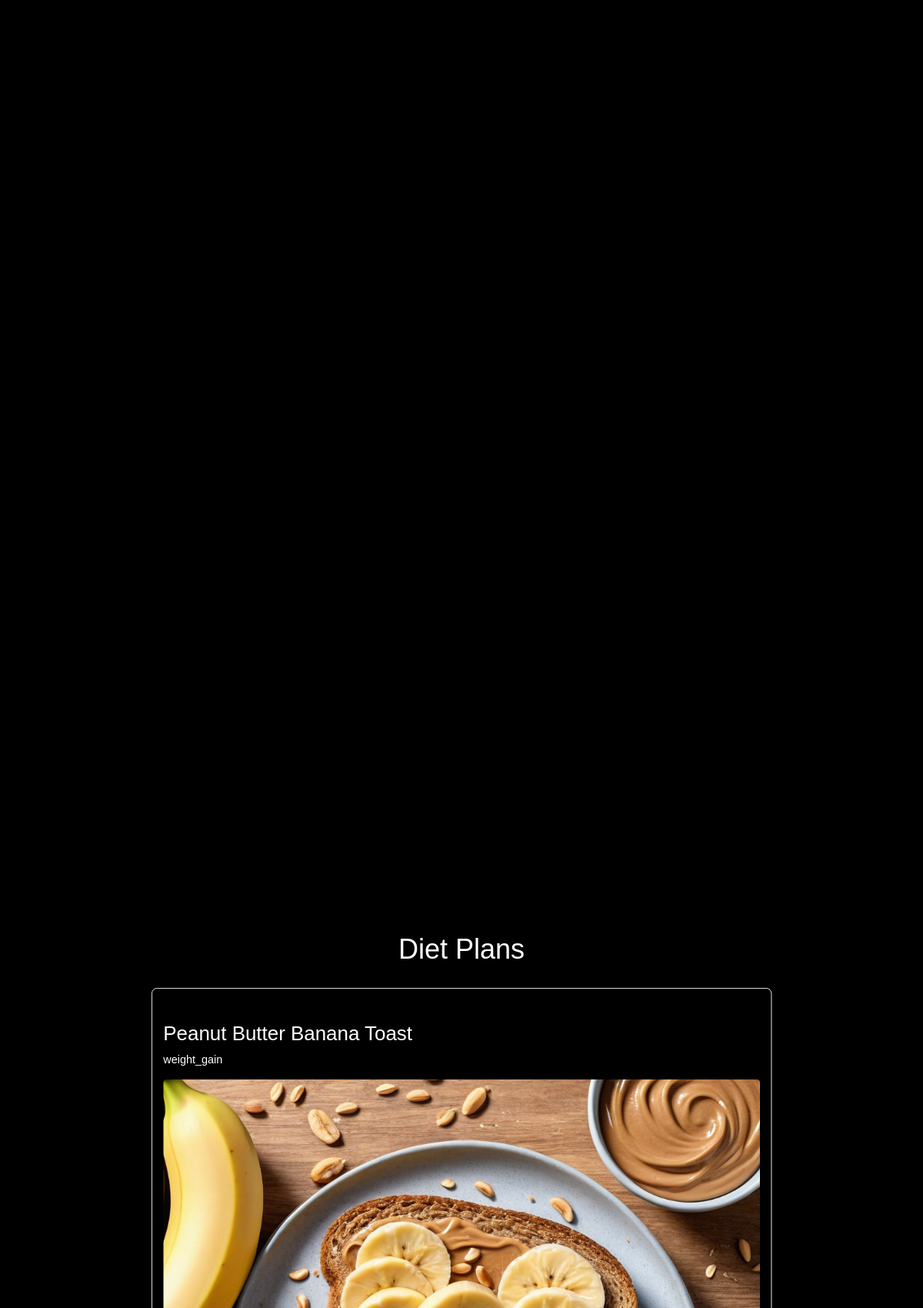
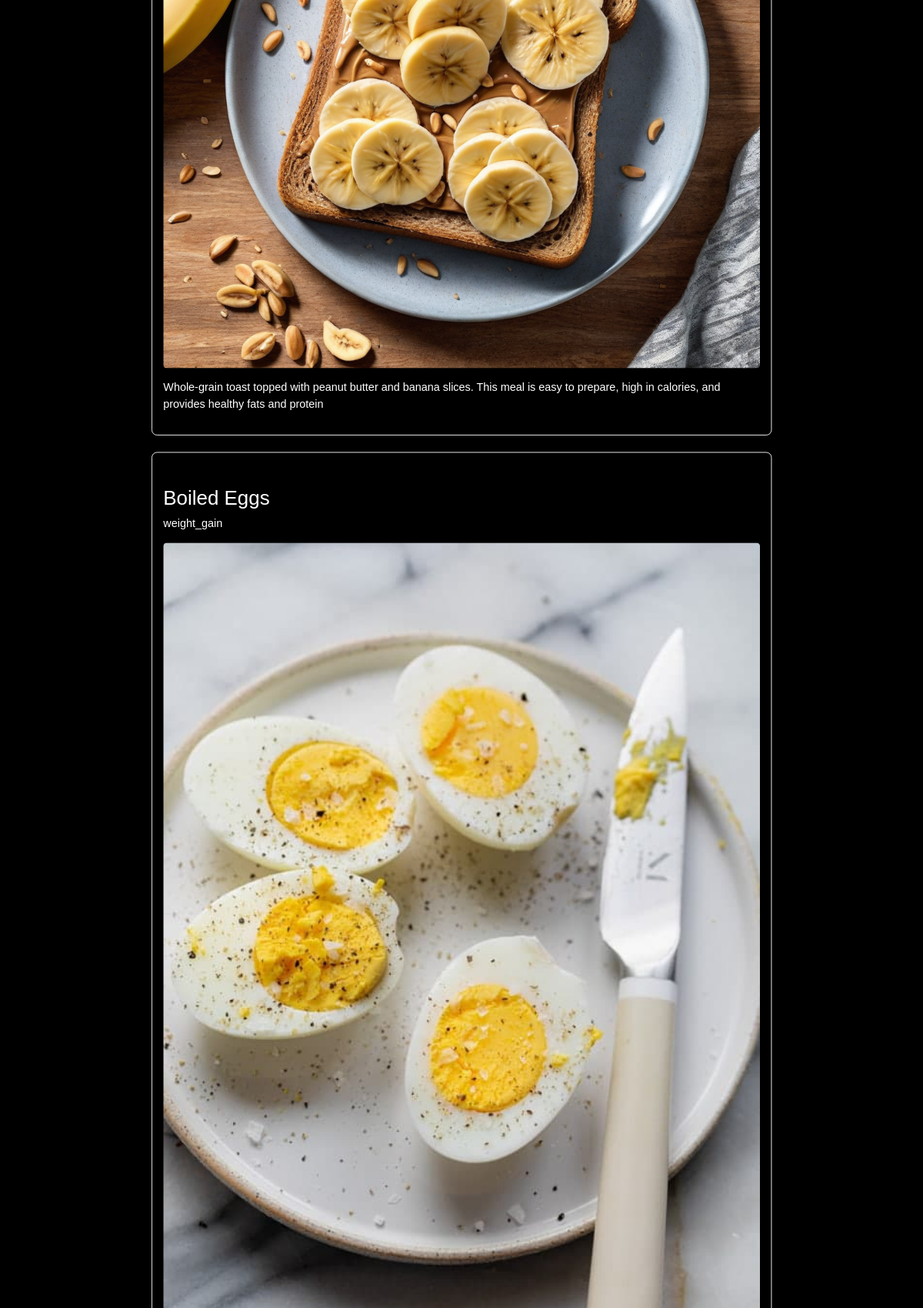
Page /diets/ (upper part) on the committed database (2 pictures, top to bottom).
### fitnessapp/models.py (models this page shows, shortened)
class DietPlan(models.Model):
    title = models.CharField(max_length=100)
    description = models.TextField()
    image = models.ImageField(upload_to='dietimages')
    category = models.CharField(max_length=50, choices=[('weight_gain', 'Weight Gain'), ('weight_loss', 'Weight Loss')])

### fitnessapp/views.py (the view)
# urls.py: path('diets/', views.diet_list, name='diet_list'),
def diet_list(request):
    diet_plans = DietPlan.objects.all()
    return render(request, 'diet_list.html', {'diet_plans': diet_plans})

### templates/diet_list.html (shortened to what this page needs)
{% extends 'base.html' %}
{% block content %}
<div class="container">
    <h1>Diet Plans</h1>
    <ul>
        {% for diet in diet_plans %}
        <li>
            <h3>{{ diet.title }}</h3>
            <p>{{ diet.category }}</p>
            <img src="{{ diet.image.url }}" alt="{{ diet.title }}">
            <p>{{ diet.description }}</p>
        </li>
        {% endfor %}
    </ul>
</div>
{% endblock %}

### static/css/style.css (style rules this page uses)
body { background-image: url('/path/to/your/background-image.jpg'); background-size: cover; background-position: center; font-family: Arial, sans-serif; color: #fff; margin: 0; padding: 0; }
h1 { font-size: 2.5rem; margin-bottom: 1rem; }
h3 { font-size: 1.8rem; margin-top: 2rem; margin-bottom: 1rem; }

### static/css/base.css (style rules this page uses)
html, body { height: 100%; margin: 0; padding: 0; }
body { display: flex; align-items: center; justify-content: center; background-color: black; font-family: Arial, sans-serif; padding-top: 1rem; }
.container { display: flex; flex-direction: column; align-items: center; justify-content: center; width: 90%; max-width: 1200px; padding: 1.5rem 2rem; background-color: rgba(0, 0, 0, 0.7); border-radius: 8px; box-shadow: 0 4px 8px rgba(0, 0, 0, 0.5); overflow: hidden; box-sizing: border-box; margin-top: 1rem; }

### static/css/home_style.css (style rules this page uses)
body { background-image: url('/path/to/your/background-image.jpg'); background-size: cover; background-position: center; font-family: Arial, sans-serif; color: #fff; margin: 0; padding: 0; }
.container { display: flex; flex-direction: column; align-items: center; justify-content: center; height: 100vh; text-align: center; background-color: rgba(0, 0, 0, 0.7); padding: 2rem; border-radius: 8px; }
h1 { font-size: 2.5rem; margin-bottom: 1rem; }

### static/css/workout_list_style.css (style rules this page uses)
body { background-image: url('/path/to/your/background-image.jpg'); background-size: cover; background-position: center; font-family: Arial, sans-serif; color: #fff; margin: 0; padding: 0; }
.container { display: flex; flex-direction: column; align-items: center; justify-content: center; height: 100vh; text-align: center; background-color: rgba(0, 0, 0, 0.7); padding: 2rem; border-radius: 8px; }
h1 { font-size: 2.5rem; margin-bottom: 1rem; color: #ffffff; text-align: center; margin-top: 8rem; }
ul { list-style-type: none; padding: 0; }
ul li { margin-bottom: 1rem; }

### static/css/diet_list_style.css (style rules this page uses)
body { background-image: url('/path/to/your/background-image.jpg'); background-size: cover; background-position: center; font-family: Arial, sans-serif; color: #fff; margin: 0; padding: 0; }
.container { display: flex; flex-direction: column; align-items: center; justify-content: center; min-height: 100vh; text-align: center; background-color: rgba(0, 0, 0, 0.7); padding: 2rem; border-radius: 8px; overflow-y: auto; max-width: 80%; transform: scale(0.9); transform-origin: top; }
h1 { font-size: 2.5rem; margin-bottom: 2rem; }
ul { list-style-type: none; padding: 0; margin: 0; max-height: 70vh; overflow-y: auto; }
ul li { background-color: rgba(0, 0, 0, 0.6); border: 1px solid #fff; border-radius: 8px; padding: 1rem; margin-bottom: 1.5rem; box-shadow: 0 4px 8px rgba(0, 0, 0, 0.5); text-align: left; }
ul li img { width: 100%; height: auto; border-radius: 5px; margin-bottom: 1rem; }
ul li h3 { font-size: 1.8rem; margin-bottom: 0.5rem; }
ul li p { font-size: 1rem; margin-bottom: 1rem; }

### rows in the picture
DietPlan: title "Peanut Butter Banana Toast", category "weight_gain", image (picture), description "Whole-grain toast topped with peanut butter and banana slices. This meal is easy to prepare, high in calories, and provides healthy fats and protein"
DietPlan: title "Boiled Eggs", category "weight_gain", image (picture)
